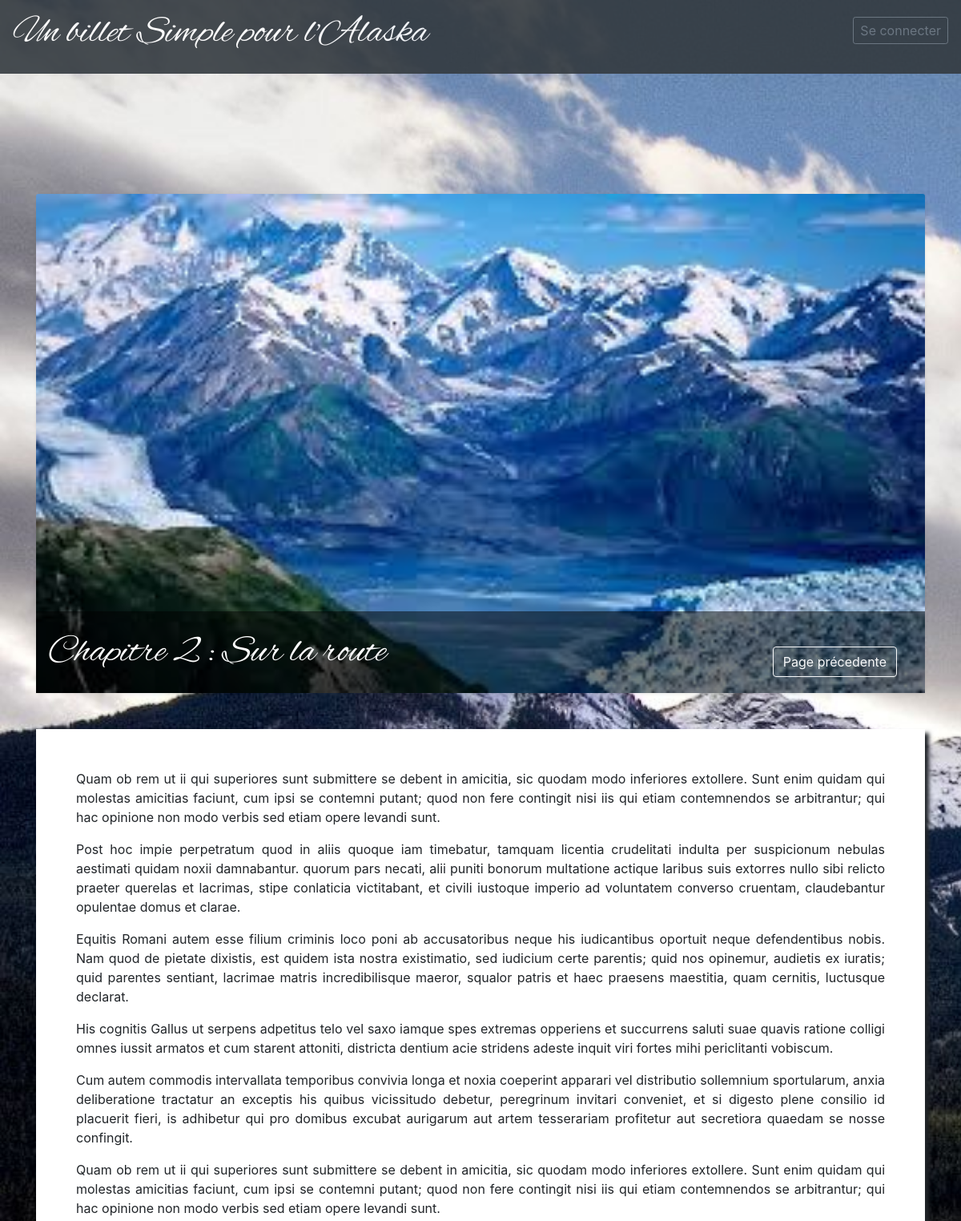
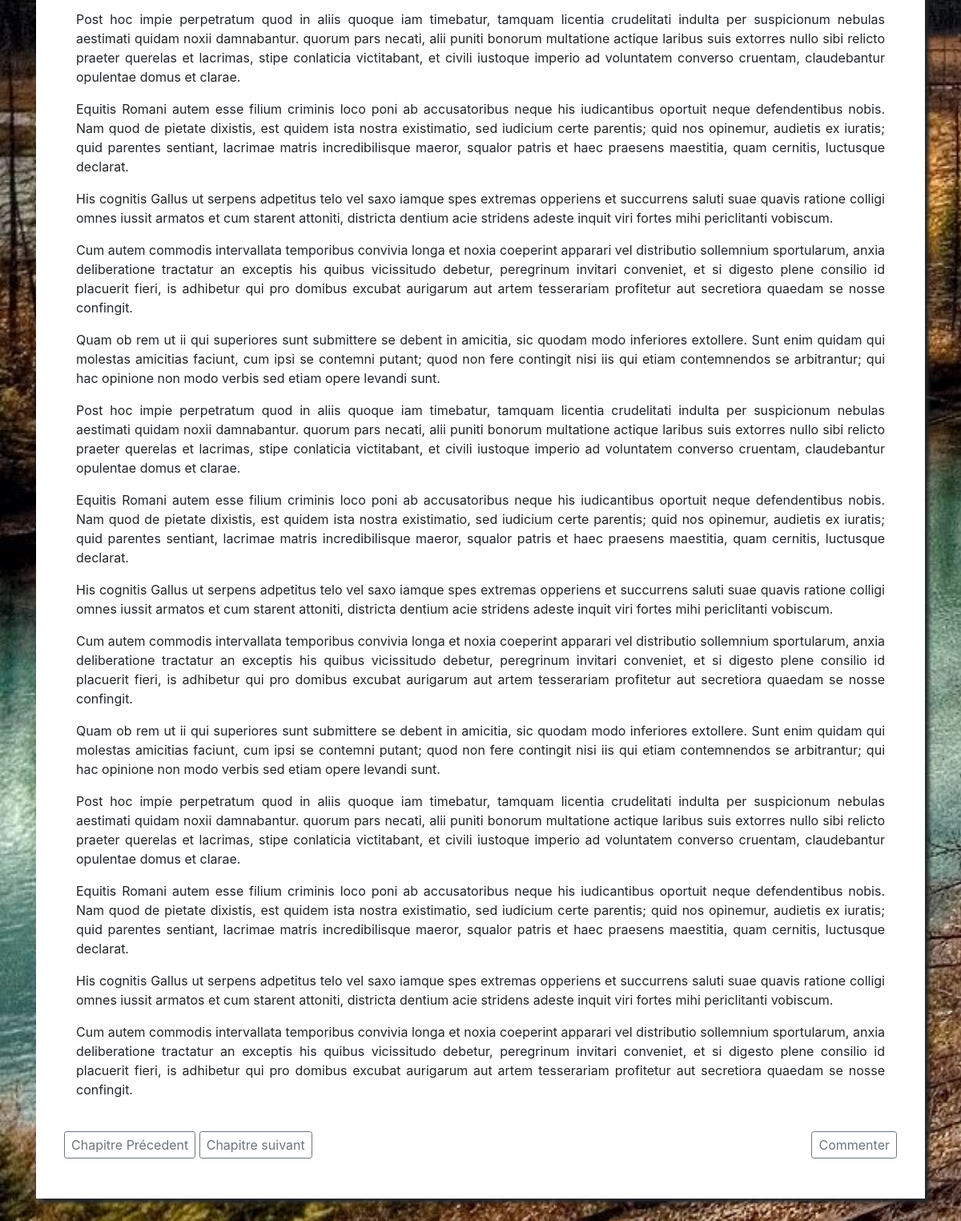
Page /index.php?action=chapter&id_article=2 on the committed database (2 pictures, top to bottom).
### tables this page shows
CREATE TABLE `articles` (
  `id_article` int(11) NOT NULL AUTO_INCREMENT,
  `article` longtext,
  `title` text,
  `published` int(11) DEFAULT NULL,
  `img` int(11) DEFAULT NULL,
  PRIMARY KEY (`id_article`),
  KEY `id_article` (`id_article`),
  KEY `id_article_2` (`id_article`)
);

### models/Article.php (called while the page is built, shortened)
<?php
class Article
{
      public $id_article;
      function __construct($id,$title,$content,$published)
      {
            $this->id_article=$id;
      }
      function read_article()
      {
            include('connexion.php');
            $result = $bdd-> query("SELECT * FROM  articles WHERE id_article='$this->id_article'");
            return $result;
      }
}
?>

### controller/frontend/chapter/chapter_article.php (called while the page is built, shortened)
<?php
$article = new Article($_GET['id_article'],"","","");
$data=$article->read_article();
$data=$data->fetch();
$next=$_GET['id_article']+1;
$verif_status=new Article($next,"","","");
$verif_status=$verif_status->read_article();
$verif_status=$verif_status->fetch();
$verif_status=$verif_status['published'];
 ?>

### controller/frontend/chapter/chapter_read_config.php (called while the page is built, shortened)
<?php
$config=new Config("","");
$config=$config->read_configs();
$array_config=[];
?>

### models/config.php (called while the page is built, shortened)
<?php
class Config
{
      function read_configs(){
            include('connexion.php');
            $result = $bdd-> query("SELECT * FROM config ");
            return $result;
      }
}
?>

### views/frontend/chapter.php (the view, shortened to what this page needs)
<?php
include('./views/frontend/menu.php');
include('./././controller/frontend/chapter/chapter_read_config.php');
include('./././controller/frontend/chapter/chapter_article.php');
?>
<div class="body pt150">
      <div class="container ">
            <div class="row pb-25 " >
                  <div class="col-md-12 imgChap">
                        <div class="card shadow-sm">
                              <img class="card-img-top" src="./images/article<?php echo $data['id_article'] ?>.jpg" data-holder-rendered="true" style="width: 100%; display: block;">
                        </div>
                        <div class="textChap">
                              <div class="Title">
                                    <?php echo $data['title'] ?>
                              </div>
                              <a class=" btn btn-outline-light more" href="index.php?">Page précedente</a>
                        </div>
                  </div>
            </div>
      </div>
      <div class="container">
            <div class="row">
                  <div class="container-fluid mb50">
                        <div class="bg-white read_chapter">
                              <div class="">
                                    <?php echo $data['article'] ?>
                              </div>
                              <br>
                              <div class="row justify-content-between ">
                                    <div class="">
                                          <?php
                                          switch ($_GET['id_article']) {
                                                ?><a href="index.php?action=chapter&id_article=<?php echo ($_GET['id_article']+1)?>" class="btn btn-sm btn-outline-secondary" >Chapitre suivant</a>
                                                <?php
                                                default:
                                                ?><a href="index.php?action=chapter&id_article=<?php echo ($_GET['id_article']-1)?>" class="btn btn-sm btn-outline-secondary" >Chapitre Précedent</a>
                                                <?php
                                                if($verif_status=='1')
                                                {?>
                                                      <a href="index.php?action=chapter&id_article=<?php echo ($_GET['id_article']+1)?>" class="btn btn-sm btn-outline-secondary" >Chapitre suivant</a>
                                                <?php };
                                                break;
                                          };?>
                                    </div>
                                    <div class="">
                                          <?php
                                          if ($_SESSION['login']== NULL && $array_config[1][1]=='on')
                                          {?>
                                                <button type="button" class="btn btn-sm btn-outline-secondary" data-toggle="modal" data-target="#not_connected">Commenter</button><?php
                                          }  else {?>
                                                <button type="button" class="btn btn-sm btn-outline-secondary" data-toggle="modal" data-target="#connected">Commenter</button><?php
                                          }
                                          ?>
                                    </div>
                              </div>
                        </div>
                  </div>
            </div>
      </div>
</div>

### css/perso.css (style rules this page uses)
html { height: 100%; margin:0px; }
.card { border-style:none; background-color: transparent; }
.pt150 { padding-top: 150px; }
body { background-size: cover; background-repeat: no-repeat; background-attachment: fixed; background-image: url(../images/bg.jpg); }
.imgChap { position:relative; }
.textChap { position:absolute; bottom: 0px; left: 15px; color: white; font-weight: lighter; background-color: rgba(0,0,0,0.5); width: calc(100% - 30px); padding:15px; }
.Title { font-family: 'Alex'; font-size:4vw; }
.more { position: absolute; bottom: 20px; right: 35px; }
.pb-25 { padding-bottom: 45px; }
.read_chapter { margin-bottom: 100px; min-height: 800px; box-shadow: 5px 5px 5px 0px; padding:50px; }
.mb50 { margin-bottom: 50px; }
.btn { font-size: 1rem; }
a { color: black; }

### rows in the picture
articles: title "Chapitre 2 : Sur la route", article "Quam ob rem ut ii qui superiores sunt submittere se debent in amicitia, sic quodam modo inferiores extollere. Sunt enim quidam qui molestas amicitias faciunt, cum ipsi se contemni putant; quod non fere contingit nisi iis qui etiam contemnendos se arbitrantur; qui hac opinione non modo verbis sed etiam opere levandi sunt. Post hoc impie perpetratum quod in aliis quoque iam timebatur, tamquam licentia crudelitati indulta per suspicionum nebulas aestimati quidam noxii damnabantur. quorum pars necati, alii puniti bonorum multatione actique laribus suis extorres nullo sibi relicto praeter querelas et lacrimas, stipe conlaticia victitabant, et civili iustoque imperio ad voluntatem converso…"
